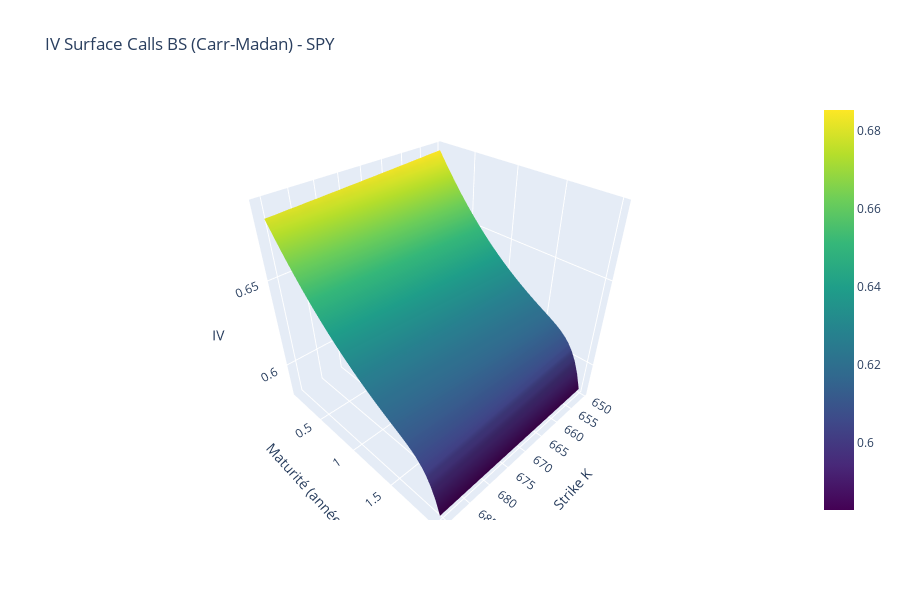
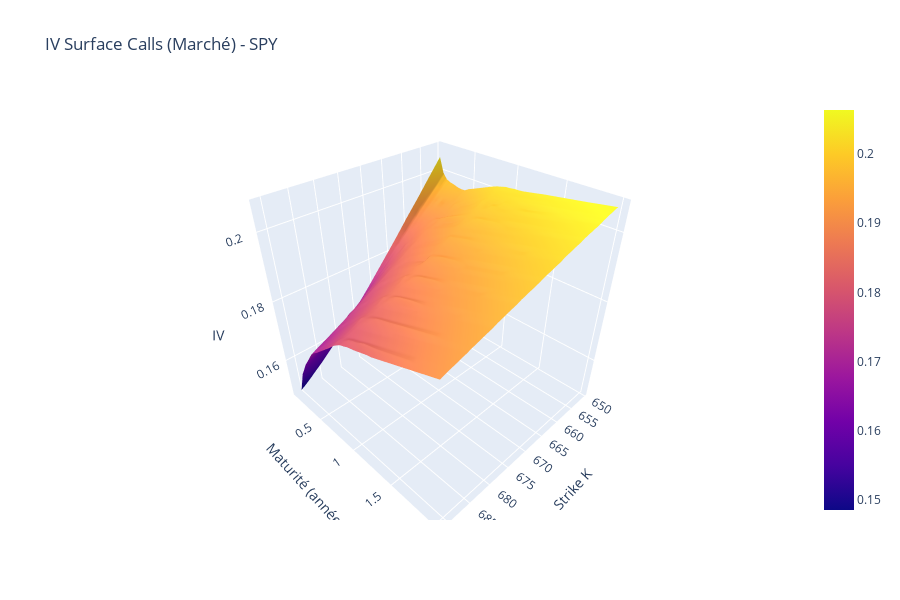

These figures' notebook cell, in order:
### Markdown cell above
## Étape 3 — Surfaces analytiques Carr-Madan & IV

### Code cell
K_grid = np.arange(S0_ref - span_mc, S0_ref + span_mc + step_strike, step_strike)
T_grid = np.linspace(0.1, min(iv_T_max, years_ahead), n_maturities)
print(f"Grille strikes: {len(K_grid)} points | Maturités: {len(T_grid)}")

params_cm = HestonParams(
    kappa=torch.tensor(calib_params['kappa'], dtype=torch.float64),
    theta=torch.tensor(calib_params['theta'], dtype=torch.float64),
    sigma=torch.tensor(calib_params['sigma'], dtype=torch.float64),
    rho=torch.tensor(calib_params['rho'], dtype=torch.float64),
    v0=torch.tensor(calib_params['v0'], dtype=torch.float64),
)

call_prices_cm = np.zeros((len(T_grid), len(K_grid)))
put_prices_cm = np.zeros_like(call_prices_cm)
Ks_t = torch.tensor(K_grid, dtype=torch.float64)

for i, T_val in enumerate(T_grid):
    call_anal = carr_madan_call_torch(S0_ref, rf_rate, div_yield, float(T_val), params_cm, Ks_t)
    discount_factor = torch.exp(-torch.tensor(rf_rate * T_val, dtype=torch.float64))
    forward_factor = torch.exp(-torch.tensor(div_yield * T_val, dtype=torch.float64))
    put_anal = call_anal - S0_ref * forward_factor + Ks_t * discount_factor
    call_prices_cm[i, :] = call_anal.detach().cpu().numpy()
    put_prices_cm[i, :] = put_anal.detach().cpu().numpy()

print("Prix Carr-Madan calculés.")

call_iv_cm = np.zeros_like(call_prices_cm)
for i, T_val in enumerate(T_grid):
    for j, K_val in enumerate(K_grid):
        call_iv_cm[i, j] = implied_vol_option(call_prices_cm[i, j], S0_ref, K_val, T_val, rf_rate, "call")

KK_cm, TT_cm = np.meshgrid(K_grid, T_grid, indexing="xy")  # x=K, y=T pour éviter inversion visuelle
fig_iv_calls_cm = go.Figure(data=[go.Surface(x=KK_cm, y=TT_cm, z=call_iv_cm, colorscale='Viridis')])
fig_iv_calls_cm.update_layout(title=f"IV Surface Calls BS (Carr-Madan) - {ticker}", scene=dict(xaxis_title='Strike K', yaxis_title='Maturité (années)', zaxis_title='IV'), height=600)
fig_iv_calls_cm.show()

market_iv_df = calls_df.dropna(subset=["iv_market"]).copy()
market_iv_df = market_iv_df[(market_iv_df["T"] >= MIN_IV_MATURITY) & (market_iv_df["iv_market"] > 0)]
if len(market_iv_df) >= 5:
    points = market_iv_df[["K", "T"]].to_numpy()
    values = market_iv_df["iv_market"].to_numpy()
    market_iv_surface = griddata(points, values, (KK_cm, TT_cm), method="linear")
    if market_iv_surface is None or np.all(np.isnan(market_iv_surface)):
        market_iv_surface = griddata(points, values, (KK_cm, TT_cm), method="nearest")
    else:
        nan_mask = np.isnan(market_iv_surface)
        if nan_mask.any():
            market_iv_surface[nan_mask] = griddata(points, values, (KK_cm[nan_mask], TT_cm[nan_mask]), method="nearest")
    fig_iv_market = go.Figure(data=[go.Surface(x=KK_cm, y=TT_cm, z=market_iv_surface, colorscale='Plasma')])
    fig_iv_market.update_layout(title=f"IV Surface Calls (Marché) - {ticker}", scene=dict(xaxis_title='Strike K', yaxis_title='Maturité (années)', zaxis_title='IV'), height=600)
    fig_iv_market.show()
else:
    print("Pas assez de points IV marché pour construire une surface.")

### Figure 1 — Plotly figure (JSON) as saved in the notebook; plotly's stock layout.template omitted (floating-point values rounded to 4 significant figures; data arrays with more than 128 entries replaced by an {"elided": "..."} marker saying what was removed)
{"data": [{"colorscale": [[0, "#440154"], [0.1111, "#482878"], [0.2222, "#3e4989"], [0.3333, "#31688e"], [0.4444, "#26828e"], [0.5556, "#1f9e89"], [0.6667, "#35b779"], [0.7778, "#6ece58"], [0.8889, "#b5de2b"], [1, "#fde725"]], "type": "surface", "x": {"elided": "40x41 float values"}, "y": {"elided": "40x41 float values"}, "z": {"elided": "40x41 float values"}}], "layout": {"height": 600, "scene": {"xaxis": {"title": {"text": "Strike K"}}, "yaxis": {"title": {"text": "Maturité (années)"}}, "zaxis": {"title": {"text": "IV"}}}, "title": {"text": "IV Surface Calls BS (Carr-Madan) - SPY"}}}

### Figure 2 — Plotly figure (JSON) as saved in the notebook; plotly's stock layout.template omitted (floating-point values rounded to 4 significant figures; data arrays with more than 128 entries replaced by an {"elided": "..."} marker saying what was removed)
{"data": [{"colorscale": [[0, "#0d0887"], [0.1111, "#46039f"], [0.2222, "#7201a8"], [0.3333, "#9c179e"], [0.4444, "#bd3786"], [0.5556, "#d8576b"], [0.6667, "#ed7953"], [0.7778, "#fb9f3a"], [0.8889, "#fdca26"], [1, "#f0f921"]], "type": "surface", "x": {"elided": "40x41 float values"}, "y": {"elided": "40x41 float values"}, "z": {"elided": "40x41 float values"}}], "layout": {"height": 600, "scene": {"xaxis": {"title": {"text": "Strike K"}}, "yaxis": {"title": {"text": "Maturité (années)"}}, "zaxis": {"title": {"text": "IV"}}}, "title": {"text": "IV Surface Calls (Marché) - SPY"}}}
